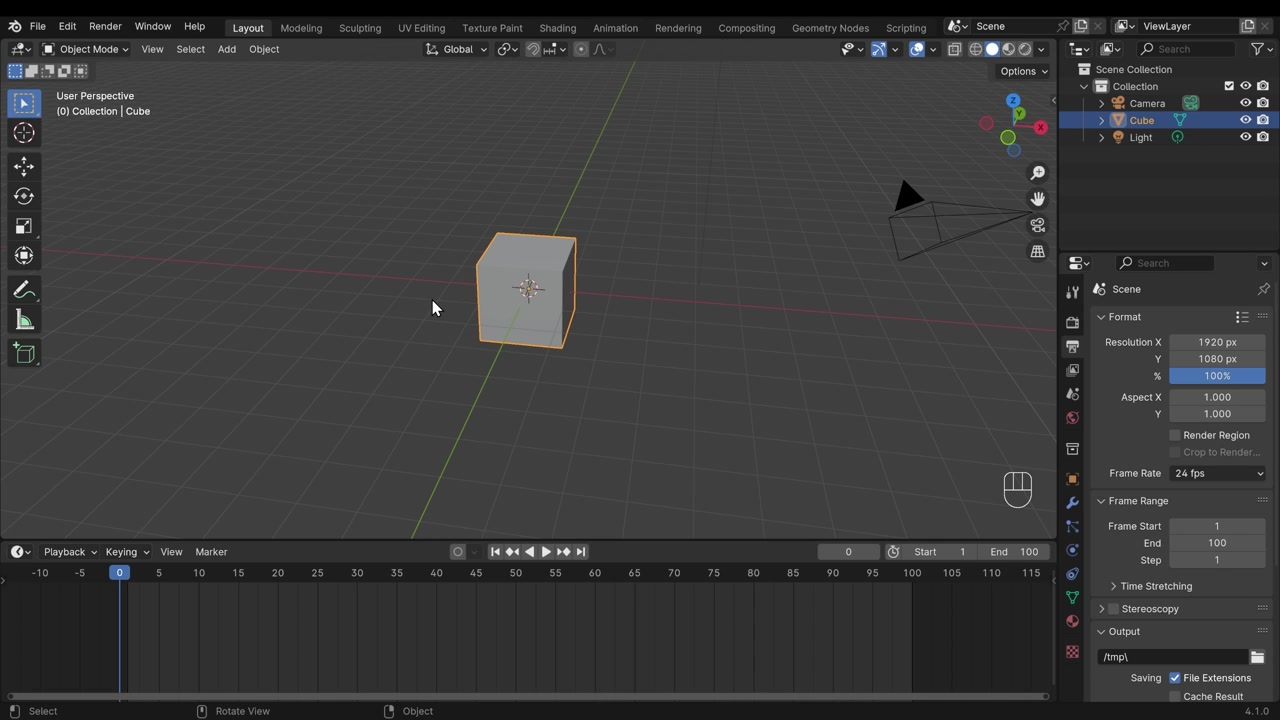
#> input picture .tools/Resource2Skill/skills_library/blender/animation/basic_looping_transform_animation_bf599794/frame_00_stage_20pct.jpg, 1280 x 720 px
$ python -i scoring.py   (imports and definitions only)
#> lines starting #> are read from the running program, lines starting #| are printed output that depends on the picture
from __future__ import annotations

from dataclasses import dataclass
from pathlib import Path

import numpy as np
from PIL import Image, ImageFilter


@dataclass(frozen=True)
class Score:
    risk: float
    entropy: float
    high_frequency: float
    smoothness: float
    channel_correlation: float
    model_probability: float | None = None


def _to_gray_array(image: Image.Image) -> np.ndarray:
    return np.asarray(image.convert("L"), dtype=np.float32) / 255.0


def _entropy(gray: np.ndarray) -> float:
    hist, _ = np.histogram(gray, bins=256, range=(0, 1), density=False)
    hist = hist.astype(np.float64)
    hist /= max(1.0, hist.sum())
    hist = hist[hist > 0]
    return float(-(hist * np.log2(hist)).sum() / 8.0)


def _high_frequency(gray: np.ndarray) -> float:
    small = Image.fromarray(np.uint8(np.clip(gray * 255, 0, 255))).resize((256, 256), Image.Resampling.LANCZOS)
    arr = np.asarray(small, dtype=np.float32) / 255.0
    fft = np.fft.fftshift(np.fft.fft2(arr))
    mag = np.log1p(np.abs(fft))
    h, w = mag.shape
    yy, xx = np.ogrid[:h, :w]
    dist = np.sqrt((yy - h / 2) ** 2 + (xx - w / 2) ** 2)
    high = mag[dist > min(h, w) * 0.22].mean()
    low = mag[dist <= min(h, w) * 0.08].mean()
    return float(high / (low + 1e-6))


def _smoothness(image: Image.Image) -> float:
    blurred = image.convert("L").filter(ImageFilter.GaussianBlur(1.2))
    base = np.asarray(image.convert("L"), dtype=np.float32)
    blur = np.asarray(blurred, dtype=np.float32)
    return float(np.mean(np.abs(base - blur)) / 255.0)


def _channel_correlation(image: Image.Image) -> float:
    arr = np.asarray(image.convert("RGB"), dtype=np.float32).reshape(-1, 3)
    if arr.shape[0] > 20000:
        arr = arr[:: arr.shape[0] // 20000]
    corr = np.corrcoef(arr.T)
    vals = [abs(corr[0, 1]), abs(corr[0, 2]), abs(corr[1, 2])]
    vals = [0.0 if np.isnan(v) else float(v) for v in vals]
    return float(sum(vals) / len(vals))


def extract_features(image: Image.Image) -> dict[str, float]:
    gray = _to_gray_array(image)
    entropy = _entropy(gray)
    high_frequency = _high_frequency(gray)
    smoothness = _smoothness(image)
    channel_correlation = _channel_correlation(image)
    arr = np.asarray(image.convert("RGB").resize((256, 256), Image.Resampling.LANCZOS), dtype=np.float32) / 255.0
    channel_std = arr.reshape(-1, 3).std(axis=0)
    lap = np.gradient(gray)
    edge_energy = float(np.mean(np.sqrt(lap[0] * lap[0] + lap[1] * lap[1])))
    dark_ratio = float((gray < 0.08).mean())
    bright_ratio = float((gray > 0.92).mean())
    return {
        "entropy": entropy,
        "high_frequency": high_frequency,
        "smoothness": smoothness,
        "channel_correlation": channel_correlation,
        "red_std": float(channel_std[0]),
        "green_std": float(channel_std[1]),
        "blue_std": float(channel_std[2]),
        "edge_energy": edge_energy,
        "dark_ratio": dark_ratio,
        "bright_ratio": bright_ratio,
    }


def heuristic_risk(features: dict[str, float]) -> float:
    entropy = features["entropy"]
    high_frequency = features["high_frequency"]
    smoothness = features["smoothness"]
    channel_correlation = features["channel_correlation"]

    # Heuristic risk, not a platform detector: lower is better. AI images often look too smooth,
    # too channel-consistent, and too spectrally clean.
    low_entropy_penalty = max(0.0, 0.78 - entropy) * 0.9
    low_hf_penalty = max(0.0, 0.42 - high_frequency) * 0.9
    smooth_penalty = max(0.0, 0.045 - smoothness) * 4.0
    channel_penalty = max(0.0, channel_correlation - 0.965) * 1.5
    over_noise_penalty = max(0.0, smoothness - 0.14) * 1.2
    risk = low_entropy_penalty + low_hf_penalty + smooth_penalty + channel_penalty + over_noise_penalty
    return float(min(1.0, risk))


def score_image(image: Image.Image, scorer: object | None = None) -> Score:
    features = extract_features(image)
    risk = heuristic_risk(features)
    model_probability = None
    if scorer is not None and hasattr(scorer, "predict_ai_probability"):
        try:
            model_probability = float(scorer.predict_ai_probability(features))
            risk = float((risk * 0.35) + (model_probability * 0.65))
        except Exception:
            model_probability = None
    return Score(
        risk=float(min(1.0, risk)),
        entropy=features["entropy"],
        high_frequency=features["high_frequency"],
        smoothness=features["smoothness"],
        channel_correlation=features["channel_correlation"],
        model_probability=model_probability,
    )

>>> from PIL import Image
>>> picture = Image.open('../../../.tools/Resource2Skill/skills_library/blender/animation/basic_looping_transform_animation_bf599794/frame_00_stage_20pct.jpg')
#> picture is the input picture: PIL image 1280x720 RGB; mean R, G, B 57.7, 57.8, 58.2
>>> result = extract_features(picture)
#> in _entropy, `hist, _ = np.histogram(gray, bins=256, range=(0, 1), density=False)`: hist = 256 values, max 243018 at index 63, min 3 at index 248, mean 3600
#> in _entropy, `hist /= max(1.0, hist.sum())`: hist = 256 values, max 0.264 at index 63, min 3.26e-06 at index 248, mean 0.00391
#> in extract_features, `entropy = _entropy(gray)`: entropy = 0.612
#> in _high_frequency, `small = Image.fromarray(np.uint8(np.clip(gray * 255, 0, 255))).resize(..`:
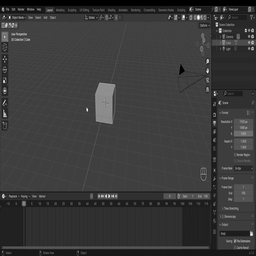
#> small: PIL image 256x256 L; min 0, max 255, mean 57.9
#> in _high_frequency, `mag = np.log1p(np.abs(fft))`:
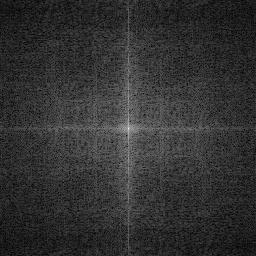
#> mag: shape (256, 256) float64; min 0.0244, max 9.61, mean 1.91; drawn with min black and max white
#> in _high_frequency, `high = mag[dist > min(h, w) * 0.22].mean()`: high = 1.72
#> in _high_frequency, `low = mag[dist <= min(h, w) * 0.08].mean()`: low = 3.74
#> in extract_features, `high_frequency = _high_frequency(gray)`: high_frequency = 0.46
#> in extract_features, `smoothness = _smoothness(image)`: smoothness = 0.0104
#> in _channel_correlation, `corr = np.corrcoef(arr.T)`: corr = [[1, 0.983, 0.944], [0.983, 1, 0.978], [0.944, 0.978, 1]]
#> in _channel_correlation, `vals = [abs(corr[0, 1]), abs(corr[0, 2]), abs(corr[1, 2])]`: vals = [0.983, 0.944, 0.978]
#> in extract_features, `channel_correlation = _channel_correlation(image)`: channel_correlation = 0.969
#> in extract_features, `channel_std = arr.reshape(-1, 3).std(axis=0)`: channel_std = [0.0828, 0.0835, 0.0875]
#> in extract_features, `lap = np.gradient(gray)`: lap = 2 items
#> in extract_features, `edge_energy = float(np.mean(np.sqrt(lap[0] * lap[0] + lap[1] * lap[1])))`: edge_energy = 0.0147
#> in extract_features, `dark_ratio = float((gray < 0.08).mean())`: dark_ratio = 0.0264
#> in extract_features, `bright_ratio = float((gray > 0.92).mean())`: bright_ratio = 0.000548
#> result = 10 items

$ run again, on .tools/Resource2Skill/skills_library/blender/animation/basic_looping_transform_animation_bf599794/frame_01_stage_40pct.jpg
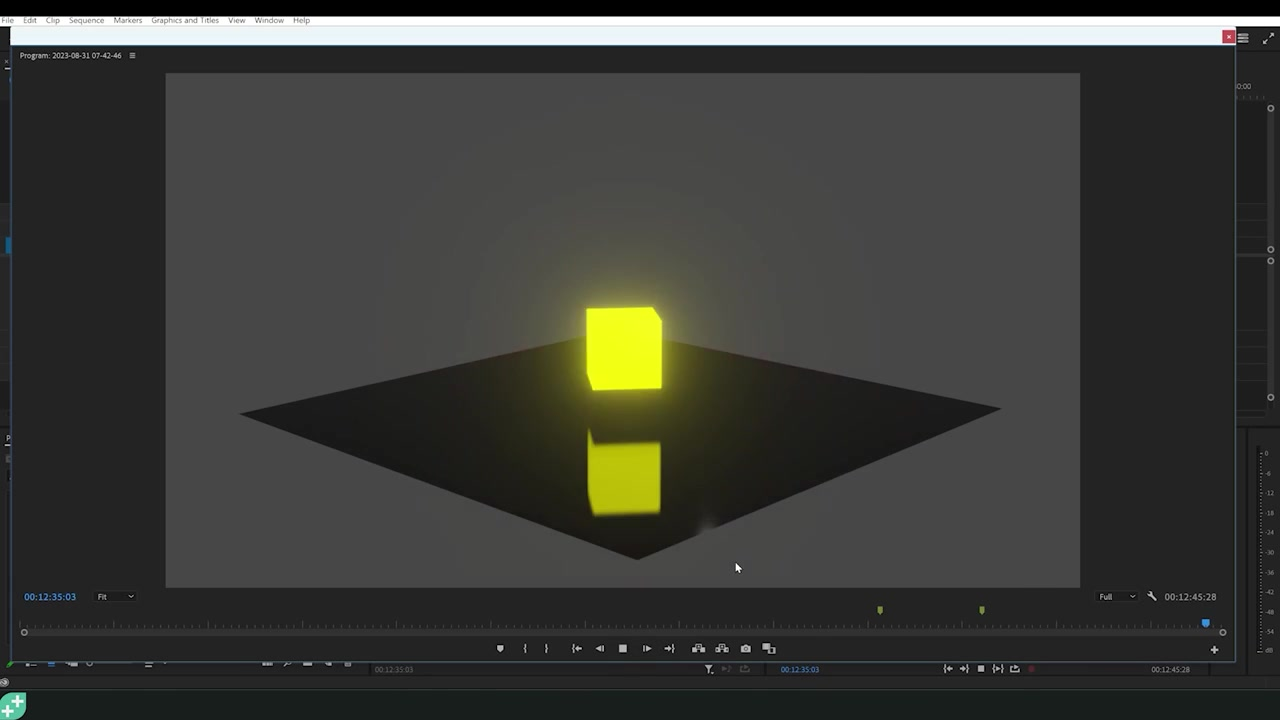
#> input picture .tools/Resource2Skill/skills_library/blender/animation/basic_looping_transform_animation_bf599794/frame_01_stage_40pct.jpg, 1280 x 720 px
#> picture is the input picture: PIL image 1280x720 RGB; mean R, G, B 60.3, 61.1, 56.9
#> in _entropy, `hist, _ = np.histogram(gray, bins=256, range=(0, 1), density=False)`: hist = 256 values, max 250685 at index 71, min 11 at index 216, mean 3600
#> in _entropy, `hist /= max(1.0, hist.sum())`: hist = 256 values, max 0.272 at index 71, min 1.19e-05 at index 216, mean 0.00391
#> entropy = 0.513
#> in _high_frequency, `mag = np.log1p(np.abs(fft))`:
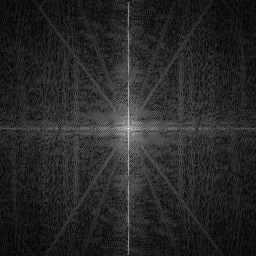
#> mag: shape (256, 256) float64; min 0.00561, max 9.65, mean 1.5; drawn with min black and max white
#> high = 1.29
#> low = 4.14
#> high_frequency = 0.312
#> smoothness = 0.00488
#> corr = [[1, 0.996, 0.865], [0.996, 1, 0.864], [0.865, 0.864, 1]]
#> vals = [0.996, 0.865, 0.864]
#> channel_correlation = 0.908
#> in extract_features, `arr = np.asarray(image.convert("RGB").resize((256, 256), Image.Resampl..`:
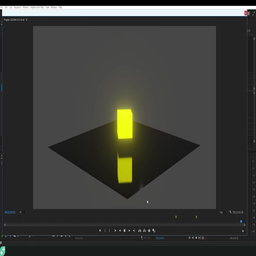
#> arr: shape (256, 256, 3) float32; mean R, G, B 0.237, 0.24, 0.223
#> channel_std = [0.176, 0.181, 0.168]
#> lap = 2 items
#> edge_energy = 0.00754
#> dark_ratio = 0.0244
#> bright_ratio = 0.0327
#> result = 10 items

$ run again, on .tools/Resource2Skill/skills_library/blender/animation/basic_looping_transform_animation_bf599794/frame_02_stage_60pct.jpg
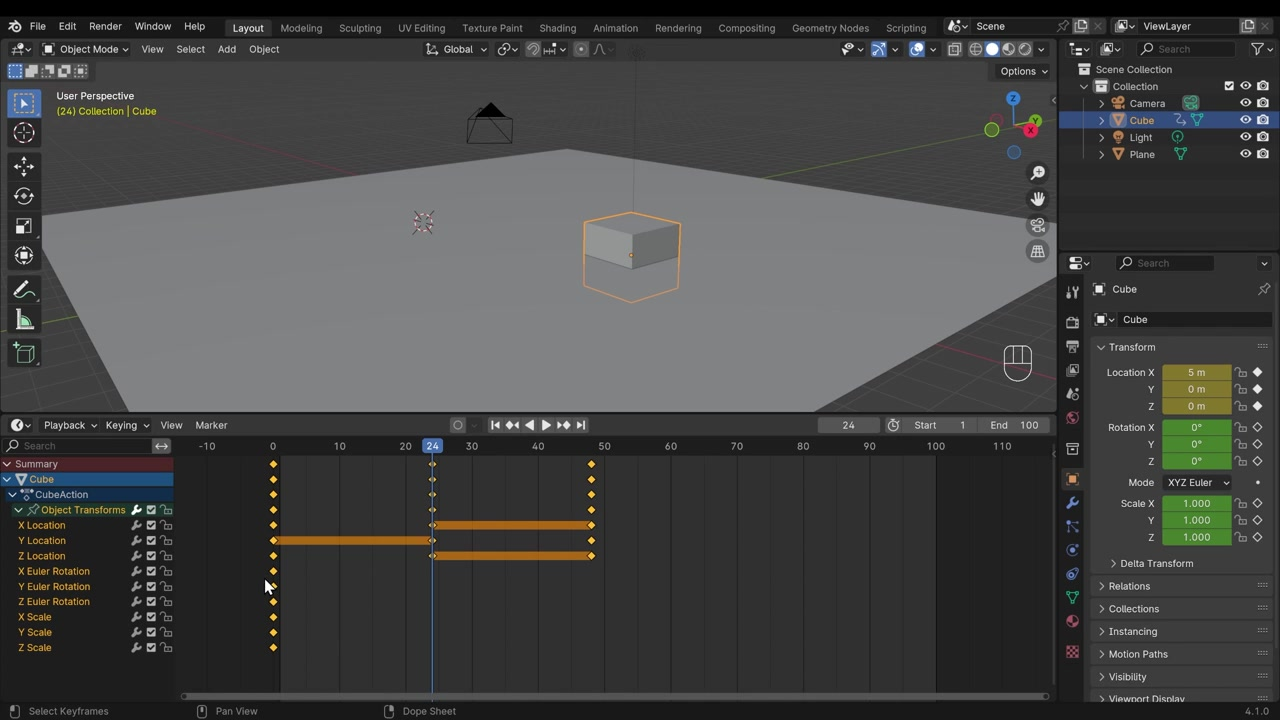
#> input picture .tools/Resource2Skill/skills_library/blender/animation/basic_looping_transform_animation_bf599794/frame_02_stage_60pct.jpg, 1280 x 720 px
#> picture is the input picture: PIL image 1280x720 RGB; mean R, G, B 69.1, 69.6, 68.9
#> in _entropy, `hist, _ = np.histogram(gray, bins=256, range=(0, 1), density=False)`: hist = 256 values, max 131244 at index 48, min 7 at index 244, mean 3600
#> in _entropy, `hist /= max(1.0, hist.sum())`: hist = 256 values, max 0.142 at index 48, min 7.6e-06 at index 244, mean 0.00391
#> entropy = 0.69
#> in _high_frequency, `mag = np.log1p(np.abs(fft))`:
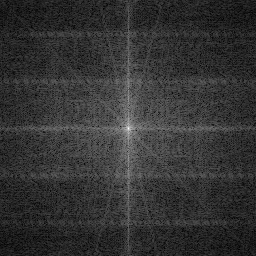
#> mag: shape (256, 256) float64; min 0.0507, max 9.79, mean 2.03; drawn with min black and max white
#> high = 1.83
#> low = 3.98
#> high_frequency = 0.461
#> smoothness = 0.0114
#> corr = [[1, 0.978, 0.934], [0.978, 1, 0.958], [0.934, 0.958, 1]]
#> vals = [0.978, 0.934, 0.958]
#> channel_correlation = 0.956
#> in extract_features, `arr = np.asarray(image.convert("RGB").resize((256, 256), Image.Resampl..`:
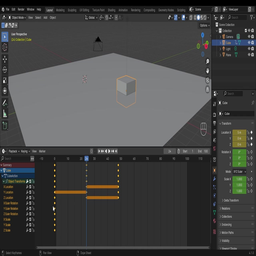
#> arr: shape (256, 256, 3) float32; mean R, G, B 0.271, 0.273, 0.27
#> channel_std = [0.15, 0.151, 0.153]
#> lap = 2 items
#> edge_energy = 0.0157
#> dark_ratio = 0.0268
#> bright_ratio = 0.000597
#> result = 10 items

$ run again, on .tools/Resource2Skill/skills_library/blender/animation/basic_looping_transform_animation_bf599794/frame_03_stage_80pct.jpg
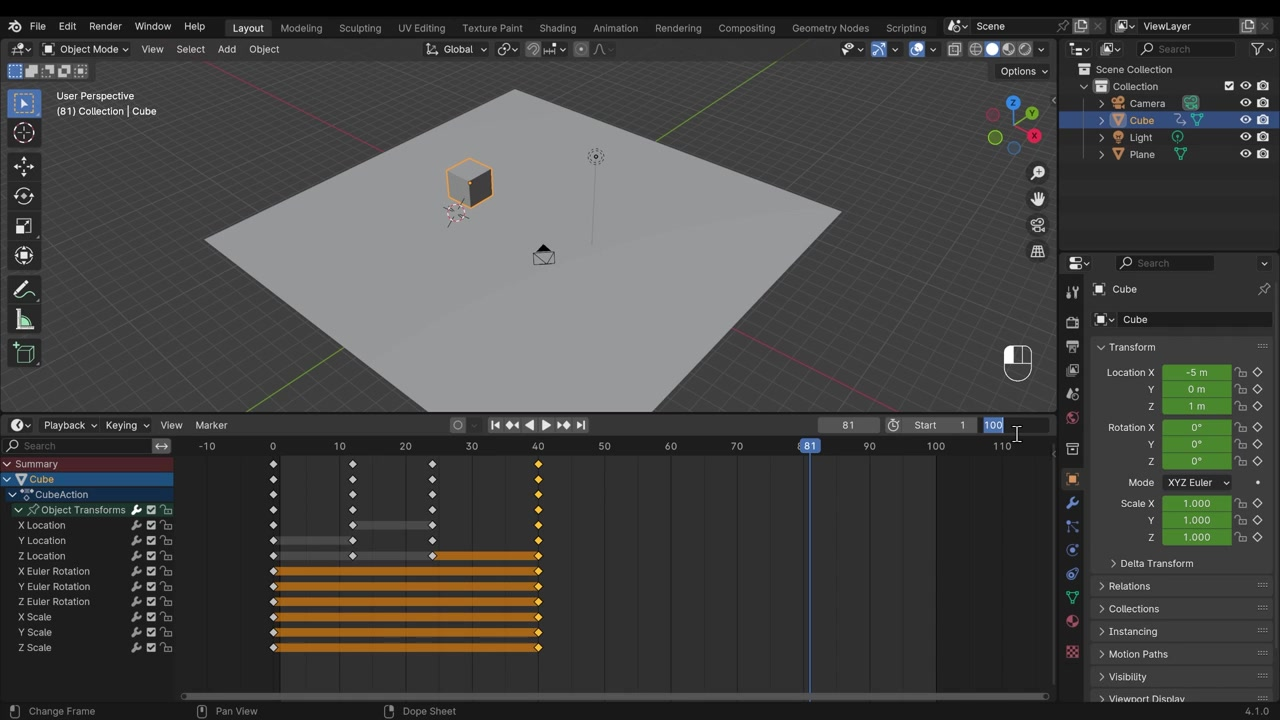
#> input picture .tools/Resource2Skill/skills_library/blender/animation/basic_looping_transform_animation_bf599794/frame_03_stage_80pct.jpg, 1280 x 720 px
#> picture is the input picture: PIL image 1280x720 RGB; mean R, G, B 67.7, 67.7, 66.2
#> in _entropy, `hist, _ = np.histogram(gray, bins=256, range=(0, 1), density=False)`: hist = 256 values, max 113190 at index 48, min 2 at index 1, mean 3600
#> in _entropy, `hist /= max(1.0, hist.sum())`: hist = 256 values, max 0.123 at index 48, min 2.17e-06 at index 1, mean 0.00391
#> entropy = 0.699
#> in _high_frequency, `mag = np.log1p(np.abs(fft))`:
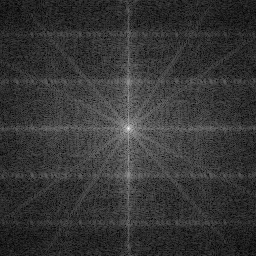
#> mag: shape (256, 256) float64; min 0.0202, max 9.76, mean 2.08; drawn with min black and max white
#> high = 1.88
#> low = 4.12
#> high_frequency = 0.455
#> smoothness = 0.0131
#> corr = [[1, 0.966, 0.897], [0.966, 1, 0.945], [0.897, 0.945, 1]]
#> vals = [0.966, 0.897, 0.945]
#> channel_correlation = 0.936
#> in extract_features, `arr = np.asarray(image.convert("RGB").resize((256, 256), Image.Resampl..`:
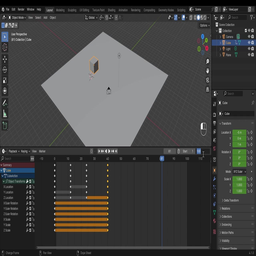
#> arr: shape (256, 256, 3) float32; mean R, G, B 0.265, 0.265, 0.26
#> channel_std = [0.159, 0.157, 0.159]
#> lap = 2 items
#> edge_energy = 0.0186
#> dark_ratio = 0.0265
#> bright_ratio = 0.000677
#> result = 10 items
